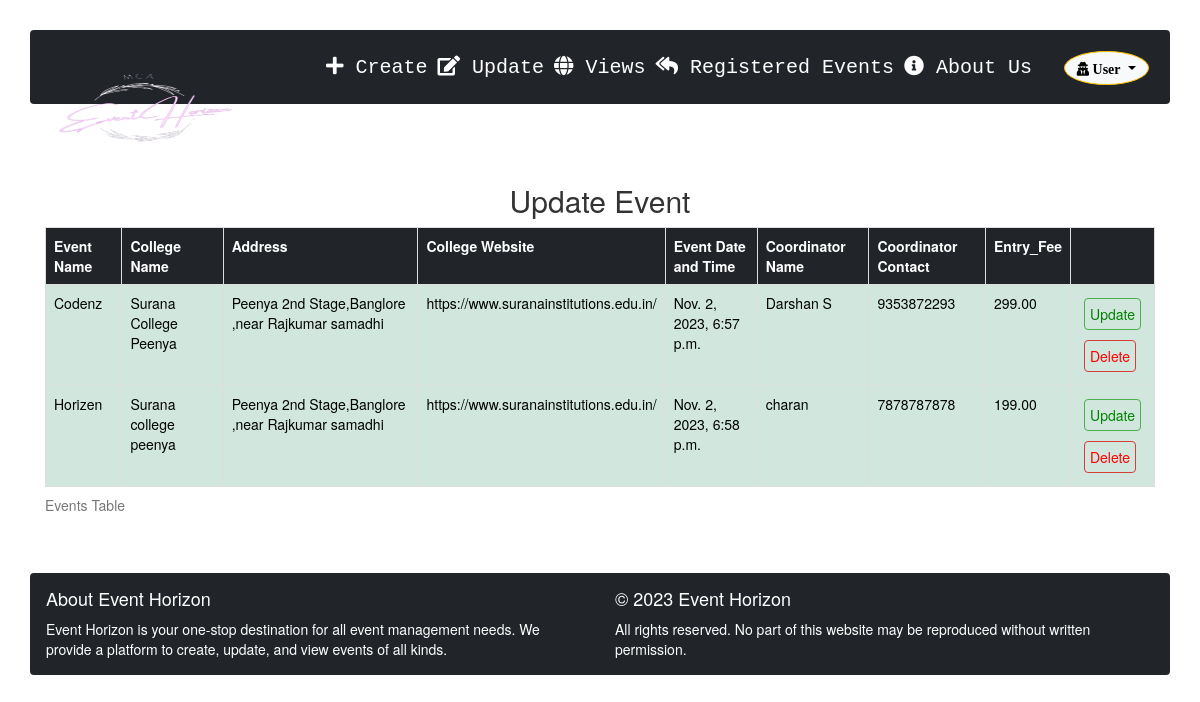
The app's page /update_event/ (signed in) with its own data.
### firstapp/models.py (models this page shows, shortened)
class Event(models.Model):
    username = models.ForeignKey(User, on_delete=models.CASCADE)
    event_name = models.CharField(max_length=100)
    college_name = models.CharField(max_length=100)
    address = models.CharField(max_length=200)
    college_website = models.CharField(max_length=200)
    event_datetime = models.DateTimeField(blank=True, null=True)
    event_description = models.TextField()
    event_brochure = models.FileField(upload_to='event_brochures/', blank=True, null=True)
    coordinator_name = models.CharField(max_length=100)
    coordinator_contact = models.CharField(max_length=20)
    entry_fee = models.DecimalField(max_digits=10, decimal_places=2, default=0.00)

### firstapp/views.py (the view)
# urls.py: path('update_event/', views.update_event, name='update_event'),
def update_event(request, event_id=None):
    if event_id:
        try:
            event = Event.objects.get(pk=event_id)
            if request.method == 'POST':
                form = EventForm(request.POST, instance=event)
                if form.is_valid():
                    form.save()
                    messages.success(request, 'Event details have been successfully updated.')
                    return redirect('success_page')  # Redirect to the success page
            events = Event.objects.filter(username=request.user)
            event_form = EventForm(instance=event)
            return render(request, 'update.html', {'events': events, 'event_form': event_form})
        except Event.DoesNotExist:
            messages.error(request, 'Event does not exist.')
            return redirect('update_event')
    else:
        events = Event.objects.filter(username=request.user)
        event_form = EventForm()
        return render(request, 'update.html', {'events': events, 'event_form': event_form})

### templates/update.html (shortened to what this page needs)
{% extends 'home.html' %}
{% block content %}
<div class="container">
  <div class="row">
    <div class="col-md-12">
      <h2 class="text-center my-3">Update Event</h2>
      <div class="table-responsive">
        <table class="table table-dark striped table-hover table-bordered table-primary align-middle">
          <thead class="table-light">
            <caption>Events Table</caption>
            <tr>
              <th>Event Name</th>
              <th>College Name</th>
              <th>Address</th>
              <th>College Website</th>
              <th>Event Date and Time</th>
              <th>Coordinator Name</th>
              <th>Coordinator Contact</th>
              <th>Entry_Fee</th>
              <th></th>
            </tr>
          </thead>
            {% for event in events %}
            <tr class="table table-success table-striped-bordered">
              <td>{{ event.event_name }}</td>
              <td>{{ event.college_name }}</td>
              <td>{{ event.address }}</td>
              <td>{{ event.college_website }}</td>
              <td>{{ event.event_datetime }}</td>
              <td>{{ event.coordinator_name }}</td>
              <td>{{ event.coordinator_contact }}</td>
              <td>{{ event.entry_fee }}</td>
              <td>
                <form method="POST" action="{% url 'update_event' %}">
                  <a href="{% url 'edit_event' event.id %}" class="btn btn-success m-2 md-sm" style="color:green">Update</a>
                </form>
                <form method="POST" action="{% url 'delete_event' %}">
                  <button type="submit" class="btn btn-danger m-2 md-sm" style="color:red;">Delete</button>
                </form>
              </td>
            {% endfor %}
        </table>
      </div>
    </div>
  </div>
</div>
{% endblock %}

### records on screen
Event: event_name "Codenz", college_name "Surana College Peenya", address "Peenya 2nd Stage,Banglore ,near Rajkumar samadhi", college_website "https://www.suranainstitutions.edu.in/", event_datetime "Nov. 2, 2023, 6:57 p.m.", coordinator_name "Darshan S", coordinator_contact "9353872293", entry_fee "299.00"
Event: event_name "Horizen", college_name "Surana college peenya", address "Peenya 2nd Stage,Banglore ,near Rajkumar samadhi", college_website "https://www.suranainstitutions.edu.in/", event_datetime "Nov. 2, 2023, 6:58 p.m.", coordinator_name "charan", coordinator_contact "7878787878", entry_fee "199.00"
